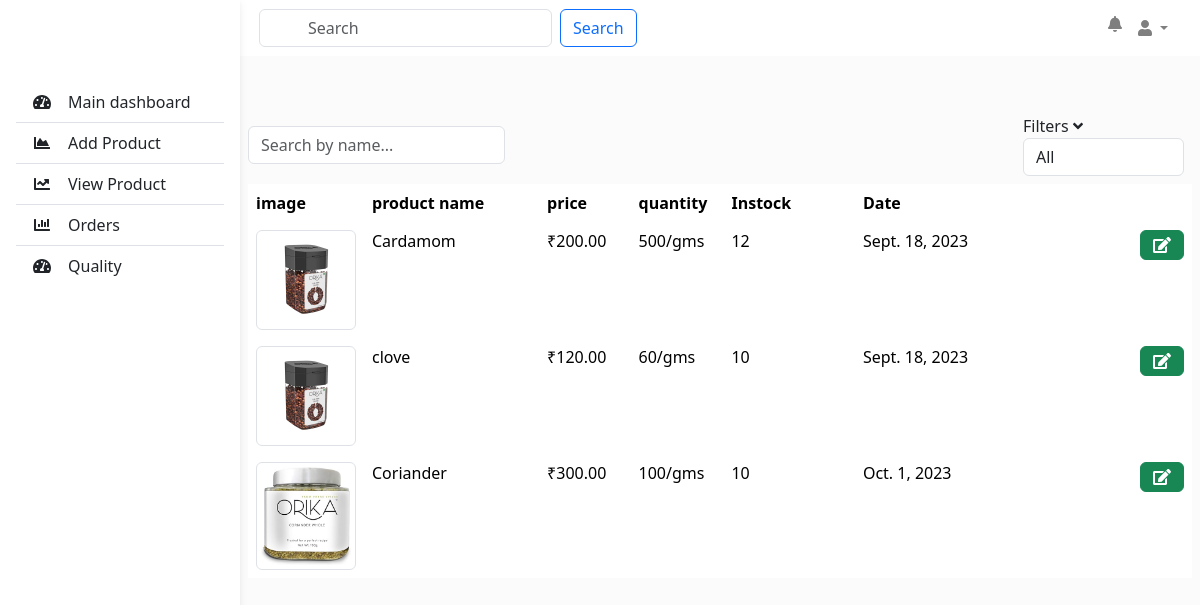
The app's page /seller_product_listing/ (signed in), older data.
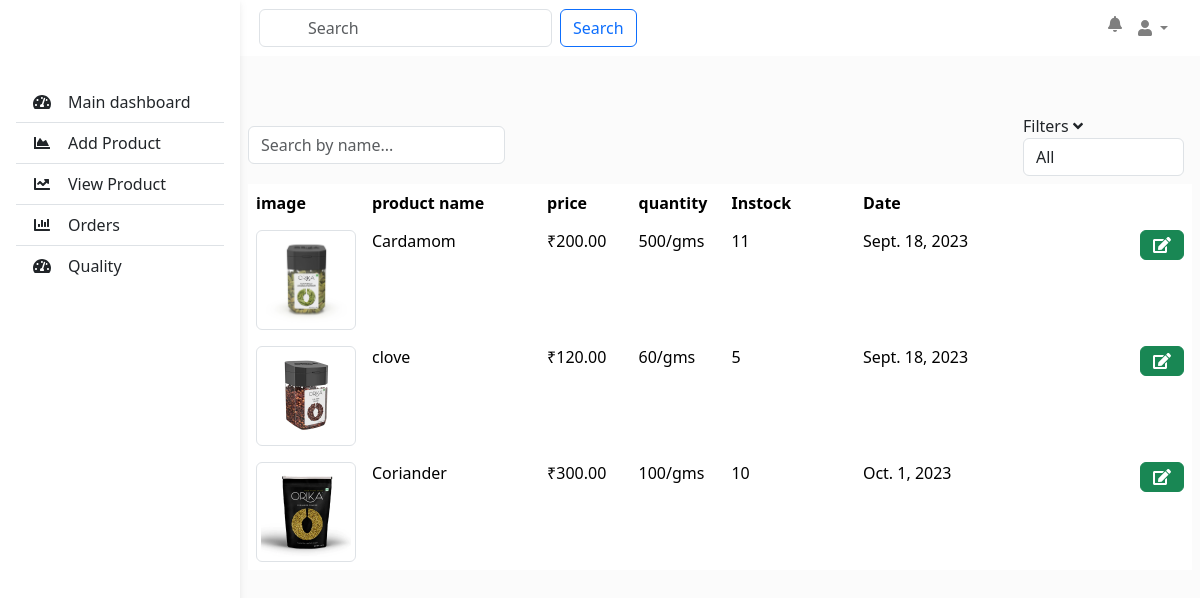
The same page, newer data.
### storeapp/models.py (models this page shows, shortened)
class Product(models.Model):
    product_name = models.CharField(max_length=255,null=True)
    description = models.TextField()
    image = models.ImageField(upload_to='products/', null=True, blank=True)
    quantity_value = models.PositiveIntegerField(default=100,null=True)
    quantity_prefix = models.CharField(max_length=10, choices=[('gms', 'gms'), ('kg', 'kg')], default='gms')
    stock = models.PositiveIntegerField(default=1,null=True)
    price = models.DecimalField(max_digits=10, decimal_places=2,null=True)
    date_added = models.DateField(default=timezone.now)
    brand_name = models.CharField(max_length=255, default="",null=True)
    seller = models.ForeignKey(CustomUser, on_delete=models.CASCADE, null=True, blank=True)
    batch_no=models.CharField(max_length=10,default="",null=True)
    average_rating = models.FloatField(default=0.0)
    STATUS_CHOICES = [
        ('In Stock', 'In Stock'),
        ('Out of Stock', 'Out of Stock'),
    ]
    status = models.CharField(max_length=15, choices=STATUS_CHOICES, default='In Stock')

### storeapp/views.py (the view)
# urls.py: path('seller_product_listing/', views.seller_product_listing, name='seller_product_listing'),
@login_required(login_url='loginredirect')
def seller_product_listing(request):
    if request.user.is_seller:
        current_seller = request.user
        seller_products = Product.objects.filter(seller=current_seller)
        context = {
            'seller_products': seller_products
        }
        return render(request, 'product_list.html', context)
    else:
        return redirect('seller_register')

### template/product_list.html (shortened to what the changed rows need)
<html>
<head>
<link rel="stylesheet" href="https://maxcdn.bootstrapcdn.com/bootstrap/4.5.2/css/bootstrap.min.css">
        <link href="https://cdn.jsdelivr.net/npm/bootstrap@5.3.2/dist/css/bootstrap.min.css" rel="stylesheet">
        <link rel="stylesheet" href="https://cdn.jsdelivr.net/npm/bootstrap-icons@1.11.1/font/bootstrap-icons.css">
    </head>
  <main style="margin-top: 58px">
    <div class="container mt-5 px-2">
        <div class="table-responsive">
            <table class="table table-responsive table-borderless">
                <thead>
                    <tr class="bg-light">
                        <th scope="col" width="5%">image</th>
                        <th scope="col" width="20%">product name</th>
                        <th scope="col" width="10%">price</th>
                        <th scope="col" width="10%">quantity</th>
                        <th scope="col" width="15%">Instock</th>
                        <th scope="col" width="15%">Date</th>
                        <th scope="col" class="text-end" width="30%"></th>
                    </tr>
                </thead>
                <tbody>
                    {% for product in seller_products %}
                    <tr>
                        <td>
                            <img src="{{ product.image.url }}" alt="{{ product.product_name }}" class="img-thumbnail" style="max-width: 100px;">
                        </td>
                        <td class="product-name">{{ product.product_name }}</td>
                        <td class="price">₹{{ product.price }}</td>
                        <td class="quantity"> {{ product.quantity_value }}/{{product.quantity_prefix}}</td>
                        <td class="stock">{{ product.stock }}</td>
                        <td class="date">{{ product.date_added }}</td>
                        <td class="text-end">
                            <a href={% url "update_product" product.id %}><button type="button" class="btn btn-success"><i class="fas fa-edit"></i></button></a>
                        </td>
                    </tr>
                    {% endfor %}
                </tbody>
            </table>
        </div>
    </div>
</main>
    <link rel="stylesheet" type="text/css" href="https://cdn.datatables.net/1.11.10/css/jquery.dataTables.css">
  </html>

Row changes from the older to the newer data that the page shows:
changed Product "Cardamom": image: a different picture; stock "12" → "11"
changed Product "clove": stock "10" → "5"
changed Product "Coriander": image: a different picture
